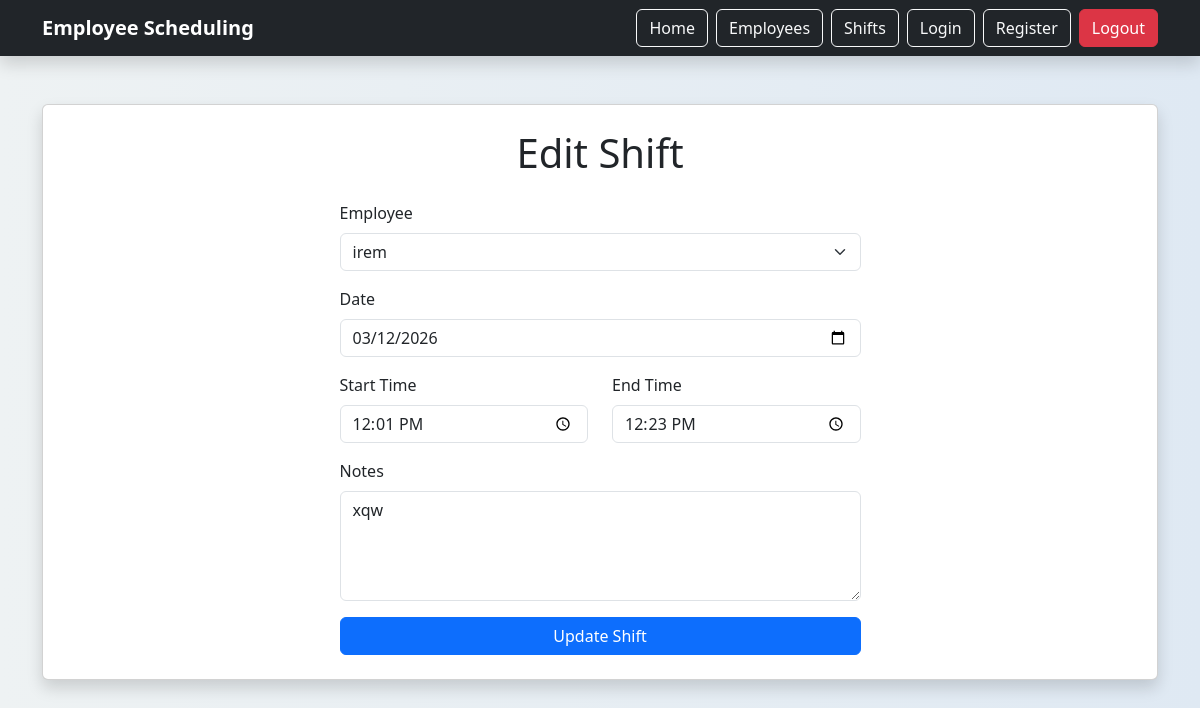
Screenshot of /shifts/edit/1 (signed in) with the database file from the repository.
### tables this page shows
CREATE TABLE shifts (
    id INTEGER PRIMARY KEY AUTOINCREMENT,
    user_id INTEGER NOT NULL,
    employee_id INTEGER NOT NULL,
    shift_date TEXT NOT NULL,
    start_time TEXT NOT NULL,
    end_time TEXT NOT NULL,
    notes TEXT,
    FOREIGN KEY (user_id) REFERENCES users(id),
    FOREIGN KEY (employee_id) REFERENCES employees(id)
);

CREATE TABLE employees (
    id INTEGER PRIMARY KEY AUTOINCREMENT,
    user_id INTEGER NOT NULL,
    name TEXT NOT NULL,
    position TEXT NOT NULL,
    email TEXT,
    FOREIGN KEY (user_id) REFERENCES users(id)
);

### app.py (the view, shortened to what this page needs)
@app.route("/shifts/edit/<int:id>", methods=["GET", "POST"])
def edit_shift(id):
    if "user_id" not in session:
        return redirect("/login")
    conn = get_db_connection()
    shift = conn.execute(
        """
        SELECT *
        FROM shifts
        WHERE id = ? AND user_id = ?
        """,
        (id, session["user_id"])
    ).fetchone()
    employees = conn.execute(
        """
        SELECT *
        FROM employees
        WHERE user_id = ?
        """,
        (session["user_id"],)
    ).fetchall()
    if shift is None:
        conn.close()
        return redirect("/shifts")
    conn.close()
    return render_template(
        "shift_form.html",
        employees=employees,
        shift=shift
    )

### database.py (called while the page is built)
def get_db_connection():
    conn = sqlite3.connect("database.db")
    conn.row_factory = sqlite3.Row
    return conn

### templates/shift_form.html
{% extends "base.html" %}
{% block content %}
<div class="row justify-content-center">
    <div class="col-md-6">
        <h1 class="mb-4 text-center">
            {% if shift %}
                Edit Shift
            {% else %}
                Add Shift
            {% endif %}
        </h1>
        <form method="POST">
            <div class="mb-3">
                <label class="form-label">
                    Employee
                </label>
                <select name="employee_id" class="form-select" required>
                    {% for employee in employees %}
                        <option
                            value="{{ employee.id }}"
                            {% if shift and shift.employee_id == employee.id %}
                                selected
                            {% endif %}
                        >
                            {{ employee.name }}
                        </option>
                    {% endfor %}
                </select>
            </div>
            <div class="mb-3">
                <label class="form-label">
                    Date
                </label>
                <input
                    type="date"
                    name="shift_date"
                    class="form-control"
                    value="{{ shift.shift_date if shift else '' }}"
                    required
                >
            </div>
            <div class="row">
                <div class="col-md-6 mb-3">
                    <label class="form-label">
                        Start Time
                    </label>
                    <input
                        type="time"
                        name="start_time"
                        class="form-control"
                        value="{{ shift.start_time if shift else '' }}"
                        required
                    >
                </div>
                <div class="col-md-6 mb-3">
                    <label class="form-label">
                        End Time
                    </label>
                    <input
                        type="time"
                        name="end_time"
                        class="form-control"
                        value="{{ shift.end_time if shift else '' }}"
                        required
                    >
                </div>
            </div>
            <div class="mb-3">
                <label class="form-label">
                    Notes
                </label>
                <textarea
                    name="notes"
                    class="form-control"
                    rows="4"
                    placeholder="Enter shift notes..."
                >{{ shift.notes if shift else '' }}</textarea>
            </div>
            <button type="submit" class="btn btn-primary w-100">
                {% if shift %}
                    Update Shift
                {% else %}
                    Add Shift
                {% endif %}
            </button>
        </form>
    </div>
</div>
{% endblock %}

### templates/base.html (style rules this page uses)
body { background: linear-gradient(to right, #eef2f3, #dfe9f3); }

### rows the page displays
shifts: employee_id "irem", shift_date "03/12/2026", start_time "12:01", end_time "12:23", notes "xqw"
